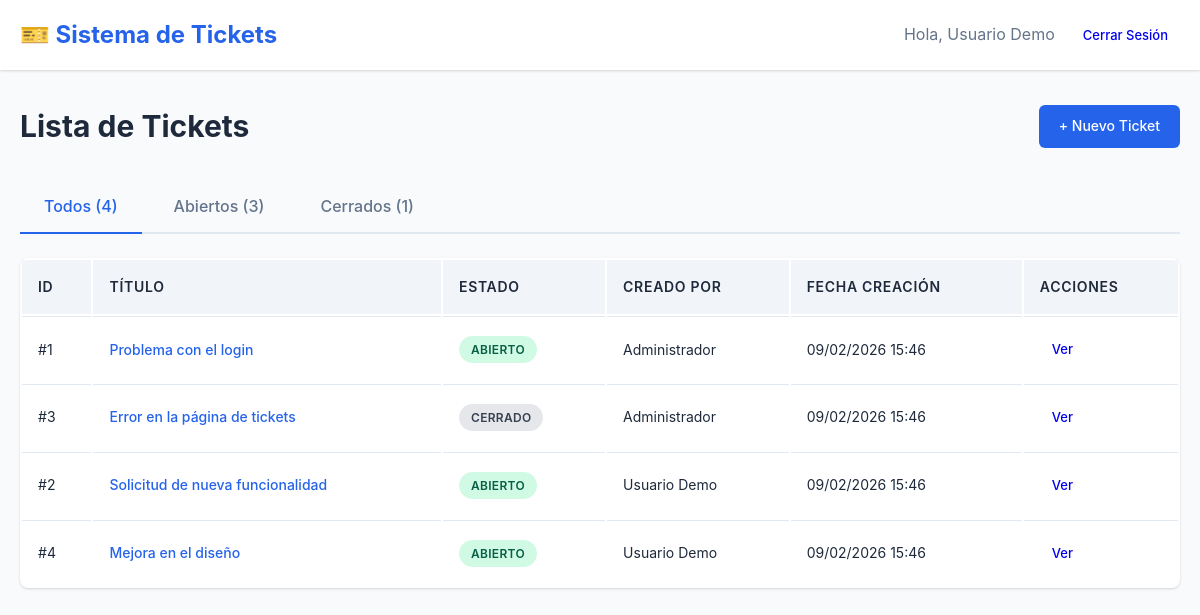
Page /src/public/tickets.php (signed in) on the committed database.
### tables this page shows
CREATE TABLE IF NOT EXISTS tickets (
    id INT UNSIGNED AUTO_INCREMENT PRIMARY KEY,
    title VARCHAR(255) NOT NULL,
    description TEXT NOT NULL,
    status ENUM('open', 'closed') DEFAULT 'open',
    created_by INT UNSIGNED NOT NULL,
    created_at TIMESTAMP DEFAULT CURRENT_TIMESTAMP,
    closed_at TIMESTAMP NULL DEFAULT NULL,
    INDEX idx_status (status),
    INDEX idx_created_by (created_by),
    FOREIGN KEY (created_by) REFERENCES users(id) ON DELETE CASCADE
);

CREATE TABLE IF NOT EXISTS users (
    id INT UNSIGNED AUTO_INCREMENT PRIMARY KEY,
    name VARCHAR(100) NOT NULL,
    email VARCHAR(150) NOT NULL UNIQUE,
    password_hash VARCHAR(255) NOT NULL,
    role ENUM('admin', 'user') DEFAULT 'user',
    created_at TIMESTAMP DEFAULT CURRENT_TIMESTAMP,
    INDEX idx_email (email)
);

### src/lib/auth.php (called while the page is built, shortened)
<?php
require_once __DIR__ . '/db.php';
function is_logged_in(): bool
{
    return isset($_SESSION['user_id']) && isset($_SESSION['user_email']);
}
function get_logged_user(): ?array
{
    return [
        'id' => $_SESSION['user_id'],
        'name' => $_SESSION['user_name'] ?? '',
        'email' => $_SESSION['user_email'],
        'role' => $_SESSION['user_role'] ?? 'user'
    ];
}
function h(string $text): string
{
    return htmlspecialchars($text, ENT_QUOTES | ENT_HTML5, 'UTF-8');
}
function url(string $path): string
{
    return BASE_URL . '/' . ltrim($path, '/');
}

### src/lib/db.php (called while the page is built, shortened)
<?php
class Database
{
    private static ?Database $instance = null;
    private ?PDO $connection = null;
    public static function getInstance(): Database
    {
        if (self::$instance === null) {
            self::$instance = new self();
        }
        return self::$instance;
    }
    private function connect(): void
    {
        $maxRetries = 5;
        $retryDelay = 2;
        for ($i = 0; $i < $maxRetries; $i++) {
            try {
                $dsn = sprintf(
                    'mysql:host=%s;dbname=%s;charset=%s',
                    DB_HOST,
                    DB_NAME,
                    DB_CHARSET
                );
                $options = [
                    PDO::ATTR_ERRMODE => PDO::ERRMODE_EXCEPTION,
                    PDO::ATTR_DEFAULT_FETCH_MODE => PDO::FETCH_ASSOC,
                    PDO::ATTR_EMULATE_PREPARES => false,
                ];
                $this->connection = new PDO($dsn, DB_USER, DB_PASS, $options);
                return;
            } catch (PDOException $e) {
                if ($i === $maxRetries - 1) {
                    error_log('Error de conexión a la base de datos: ' . $e->getMessage());
                    throw new Exception('No se pudo conectar a la base de datos. Por favor, inténtelo más tarde.');
                }
                sleep($retryDelay);
            }
        }
    }
    public function query(string $sql, array $params = []): array
    {
        try {
            $stmt = $this->connection->prepare($sql);
            $stmt->execute($params);
            return $stmt->fetchAll();
        } catch (PDOException $e) {
            error_log('Error en query: ' . $e->getMessage());
            throw new Exception('Error al ejecutar la consulta.');
        }
    }
    public function queryOne(string $sql, array $params = []): ?array
    {
        try {
            $stmt = $this->connection->prepare($sql);
            $stmt->execute($params);
            $result = $stmt->fetch();
            return $result ?: null;
        } catch (PDOException $e) {
            error_log('Error en queryOne: ' . $e->getMessage());
            throw new Exception('Error al ejecutar la consulta.');
        }
    }
}

### src/public/tickets.php (the view, shortened to what this page needs)
<?php
require_once __DIR__ . '/../lib/auth.php';
require_once __DIR__ . '/../lib/db.php';
$user = get_logged_user();
$db = Database::getInstance();
$statusFilter = $_GET['status'] ?? 'all';
if ($statusFilter === 'all') {
    $tickets = $db->query(
        'SELECT t.*, u.name as creator_name
         FROM tickets t
         INNER JOIN users u ON t.created_by = u.id
         ORDER BY t.created_at DESC'
    );
}
$stats = $db->queryOne(
    'SELECT
        COUNT(*) as total,
        SUM(CASE WHEN status = "open" THEN 1 ELSE 0 END) as open_count,
        SUM(CASE WHEN status = "closed" THEN 1 ELSE 0 END) as closed_count
     FROM tickets'
);
?>
<!DOCTYPE html>
<html lang="es">
<head>
    <link rel="stylesheet" href="<?= url('assets/style.css') ?>">
</head>
<body>
    <header class="header">
        <div class="container">
            <h1>🎫 Sistema de Tickets</h1>
            <div class="user-info">
                <span>Hola, <?= h($user['name']) ?></span>
                <a href="<?= url('logout.php') ?>" class="btn btn-small">Cerrar Sesión</a>
            </div>
        </div>
    </header>
    <main class="container">
        <div class="page-header">
            <h2>Lista de Tickets</h2>
            <a href="<?= url('ticket_new.php') ?>" class="btn btn-primary">+ Nuevo Ticket</a>
        </div>
        <div class="filters">
            <div class="tabs">
                <a href="?status=all" class="tab <?= $statusFilter === 'all' ? 'active' : '' ?>">
                    Todos (<?= $stats['total'] ?>)
                </a>
                <a href="?status=open" class="tab <?= $statusFilter === 'open' ? 'active' : '' ?>">
                    Abiertos (<?= $stats['open_count'] ?>)
                </a>
                <a href="?status=closed" class="tab <?= $statusFilter === 'closed' ? 'active' : '' ?>">
                    Cerrados (<?= $stats['closed_count'] ?>)
                </a>
            </div>
        </div>
        <?php if (empty($tickets)): ?>
            <div class="empty-state">
                <p>No hay tickets para mostrar.</p>
                <a href="<?= url('ticket_new.php') ?>" class="btn btn-primary">Crear el primer ticket</a>
            </div>
        <?php else: ?>
            <table class="tickets-table">
                <thead>
                    <tr>
                        <th>ID</th>
                        <th>Título</th>
                        <th>Estado</th>
                        <th>Creado por</th>
                        <th>Fecha creación</th>
                        <th>Acciones</th>
                    </tr>
                </thead>
                <tbody>
                    <?php foreach ($tickets as $ticket): ?>
                        <tr>
                            <td>#<?= h((string)$ticket['id']) ?></td>
                            <td>
                                <a href="<?= url('ticket_view.php?id=' . $ticket['id']) ?>" class="ticket-title">
                                    <?= h($ticket['title']) ?>
                                </a>
                            </td>
                            <td>
                                <span class="badge badge-<?= $ticket['status'] ?>">
                                    <?= $ticket['status'] === 'open' ? 'Abierto' : 'Cerrado' ?>
                                </span>
                            </td>
                            <td><?= h($ticket['creator_name']) ?></td>
                            <td><?= date('d/m/Y H:i', strtotime($ticket['created_at'])) ?></td>
                            <td>
                                <a href="<?= url('ticket_view.php?id=' . $ticket['id']) ?>" class="btn btn-small">Ver</a>
                            </td>
                        </tr>
                    <?php endforeach; ?>
                </tbody>
            </table>
        <?php endif; ?>
    </main>
</body>
</html>

### src/public/assets/style.css (style rules this page uses)
* { margin: 0; padding: 0; box-sizing: border-box; }
:root { --primary-color: #2563eb; --primary-hover: #1d4ed8; --secondary-color: #64748b; --success-color: #10b981; --warning-color: #f59e0b; --danger-color: #ef4444; --info-color: #3b82f6; --background: #f8fafc; --surface: #ffffff; --text-primary: #1e293b; --text-secondary: #64748b; --border-color: #e2e8f0; --shadow: 0 1px 3px 0 rgba(0, 0, 0, 0.1), 0 1px 2px 0 rgba(0, 0, 0, 0.06); --shadow-lg: 0 10px 15px -3px rgba(0, 0, 0, 0.1), 0 4px 6px -2px rgba(0, 0, 0, 0.05); }
body { font-family: -apple-system, BlinkMacSystemFont, 'Segoe UI', Roboto, 'Helvetica Neue', Arial, sans-serif; background-color: var(--background); color: var(--text-primary); line-height: 1.6; }
.container { max-width: 1200px; margin: 0 auto; padding: 0 20px; }
.header { background-color: var(--surface); box-shadow: var(--shadow); padding: 1rem 0; margin-bottom: 2rem; }
.header .container { display: flex; justify-content: space-between; align-items: center; flex-wrap: wrap; }
.header h1 { font-size: 1.5rem; color: var(--primary-color); }
.user-info { display: flex; align-items: center; gap: 1rem; }
.user-info span { color: var(--text-secondary); }
.btn { display: inline-block; padding: 0.625rem 1.25rem; font-size: 0.875rem; font-weight: 500; text-decoration: none; border: none; border-radius: 0.375rem; cursor: pointer; transition: all 0.2s; text-align: center; }
.btn-primary { background-color: var(--primary-color); color: white; }
.btn-small { padding: 0.375rem 0.75rem; font-size: 0.8125rem; }
.page-header { display: flex; justify-content: space-between; align-items: center; margin-bottom: 2rem; flex-wrap: wrap; gap: 1rem; }
.page-header h2 { font-size: 1.875rem; color: var(--text-primary); }
.filters { margin-bottom: 1.5rem; }
.tabs { display: flex; gap: 0.5rem; border-bottom: 2px solid var(--border-color); }
.tab { padding: 0.75rem 1.5rem; text-decoration: none; color: var(--text-secondary); font-weight: 500; border-bottom: 2px solid transparent; margin-bottom: -2px; transition: all 0.2s; }
.tab.active { color: var(--primary-color); border-bottom-color: var(--primary-color); }
.tickets-table { width: 100%; background-color: var(--surface); border-radius: 0.5rem; overflow: hidden; box-shadow: var(--shadow); }
.tickets-table thead { background-color: #f1f5f9; }
.tickets-table th { padding: 1rem; text-align: left; font-weight: 600; color: var(--text-primary); font-size: 0.875rem; text-transform: uppercase; letter-spacing: 0.05em; }
.tickets-table td { padding: 1rem; border-top: 1px solid var(--border-color); font-size: 0.875rem; }
.ticket-title { color: var(--primary-color); text-decoration: none; font-weight: 500; }
.badge { display: inline-block; padding: 0.25rem 0.75rem; font-size: 0.75rem; font-weight: 600; border-radius: 9999px; text-transform: uppercase; letter-spacing: 0.025em; }
.badge-open { background-color: #d1fae5; color: #065f46; }
.badge-closed { background-color: #e5e7eb; color: #374151; }

### rows in the picture
tickets: id "1", title "Problema con el login", status "ABIERTO", created_by.name "Administrador", created_at "09/02/2026 15:46"
tickets: id "3", title "Error en la página de tickets", status "CERRADO", created_by.name "Administrador", created_at "09/02/2026 15:46"
tickets: id "2", title "Solicitud de nueva funcionalidad", status "ABIERTO", created_by.name "Usuario Demo", created_at "09/02/2026 15:46"
tickets: id "4", title "Mejora en el diseño", status "ABIERTO", created_by.name "Usuario Demo", created_at "09/02/2026 15:46"

### other values in the picture
$user['name'] "Usuario Demo"
$stats['total'] "4"
$stats['open_count'] "3"
$stats['closed_count'] "1"
